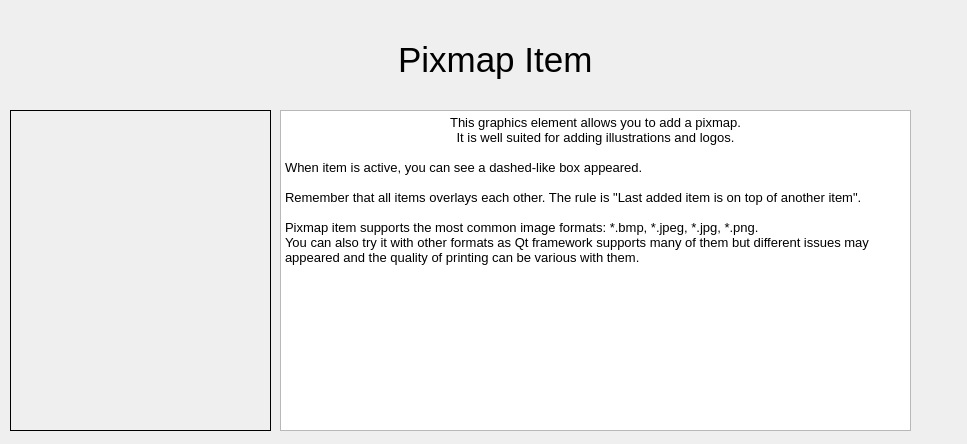
<?xml version="1.0" encoding="UTF-8"?>
<ui version="4.0">
 <class>WizardPage</class>
 <widget class="QWizardPage" name="WizardPage">
  <property name="geometry">
   <rect>
    <x>0</x>
    <y>0</y>
    <width>967</width>
    <height>444</height>
   </rect>
  </property>
  <property name="minimumSize">
   <size>
    <width>967</width>
    <height>444</height>
   </size>
  </property>
  <property name="baseSize">
   <size>
    <width>967</width>
    <height>444</height>
   </size>
  </property>
  <property name="windowTitle">
   <string>Introduction tutorial</string>
  </property>
  <property name="locale">
   <locale language="English" country="UnitedStates"/>
  </property>
  <widget class="QWidget" name="verticalLayoutWidget">
   <property name="geometry">
    <rect>
     <x>20</x>
     <y>20</y>
     <width>951</width>
     <height>80</height>
    </rect>
   </property>
   <layout class="QVBoxLayout" name="verticalLayout">
    <item alignment="Qt::AlignHCenter|Qt::AlignVCenter">
     <widget class="QLabel" name="label_17">
      <property name="font">
       <font>
        <pointsize>26</pointsize>
       </font>
      </property>
      <property name="text">
       <string>Pixmap Item</string>
      </property>
     </widget>
    </item>
   </layout>
  </widget>
  <widget class="QWidget" name="gridLayoutWidget">
   <property name="geometry">
    <rect>
     <x>280</x>
     <y>110</y>
     <width>631</width>
     <height>321</height>
    </rect>
   </property>
   <layout class="QGridLayout" name="gridLayout">
    <item row="0" column="1">
     <widget class="QTextBrowser" name="textBrowser">
      <property name="html">
       <string>&lt;!DOCTYPE HTML PUBLIC &quot;-//W3C//DTD HTML 4.0//EN&quot; &quot;http://www.w3.org/TR/REC-html40/strict.dtd&quot;&gt;
&lt;html&gt;&lt;head&gt;&lt;meta name=&quot;qrichtext&quot; content=&quot;1&quot; /&gt;&lt;style type=&quot;text/css&quot;&gt;
p, li { white-space: pre-wrap; }
&lt;/style&gt;&lt;/head&gt;&lt;body style=&quot; font-family:'Noto Sans'; font-size:10pt; font-weight:400; font-style:normal;&quot;&gt;
&lt;p align=&quot;center&quot; style=&quot; margin-top:0px; margin-bottom:0px; margin-left:0px; margin-right:0px; -qt-block-indent:0; text-indent:0px;&quot;&gt;This graphics element allows you to add a pixmap.&lt;/p&gt;
&lt;p align=&quot;center&quot; style=&quot; margin-top:0px; margin-bottom:0px; margin-left:0px; margin-right:0px; -qt-block-indent:0; text-indent:0px;&quot;&gt;It is well suited for adding illustrations and logos.&lt;/p&gt;
&lt;p align=&quot;center&quot; style=&quot;-qt-paragraph-type:empty; margin-top:0px; margin-bottom:0px; margin-left:0px; margin-right:0px; -qt-block-indent:0; text-indent:0px;&quot;&gt;&lt;br /&gt;&lt;/p&gt;
&lt;p style=&quot; margin-top:0px; margin-bottom:0px; margin-left:0px; margin-right:0px; -qt-block-indent:0; text-indent:0px;&quot;&gt;When item is active, you can see a dashed-like box appeared.&lt;/p&gt;
&lt;p style=&quot;-qt-paragraph-type:empty; margin-top:0px; margin-bottom:0px; margin-left:0px; margin-right:0px; -qt-block-indent:0; text-indent:0px;&quot;&gt;&lt;br /&gt;&lt;/p&gt;
&lt;p style=&quot; margin-top:0px; margin-bottom:0px; margin-left:0px; margin-right:0px; -qt-block-indent:0; text-indent:0px;&quot;&gt;Remember that all items overlays each other. The rule is &amp;quot;Last added item is on top of another item&amp;quot;.&lt;/p&gt;
&lt;p style=&quot;-qt-paragraph-type:empty; margin-top:0px; margin-bottom:0px; margin-left:0px; margin-right:0px; -qt-block-indent:0; text-indent:0px;&quot;&gt;&lt;br /&gt;&lt;/p&gt;
&lt;p style=&quot; margin-top:0px; margin-bottom:0px; margin-left:0px; margin-right:0px; -qt-block-indent:0; text-indent:0px;&quot;&gt;Pixmap item supports the most common image formats: *.bmp, *.jpeg, *.jpg, *.png.&lt;/p&gt;
&lt;p style=&quot; margin-top:0px; margin-bottom:0px; margin-left:0px; margin-right:0px; -qt-block-indent:0; text-indent:0px;&quot;&gt;You can also try it with other formats as Qt framework supports many of them but different issues may appeared and the quality of printing can be various with them.&lt;/p&gt;&lt;/body&gt;&lt;/html&gt;</string>
      </property>
     </widget>
    </item>
   </layout>
  </widget>
  <widget class="QLabel" name="label">
   <property name="geometry">
    <rect>
     <x>10</x>
     <y>110</y>
     <width>261</width>
     <height>321</height>
    </rect>
   </property>
   <property name="frameShape">
    <enum>QFrame::Box</enum>
   </property>
   <property name="text">
    <string/>
   </property>
   <property name="pixmap">
    <pixmap resource="../../stylesheets/wizard_image.qrc">:/images/wizard_images/graphicsScenePixmap.png</pixmap>
   </property>
   <property name="scaledContents">
    <bool>true</bool>
   </property>
  </widget>
 </widget>
 <resources>
  <include location="../../stylesheets/wizard_image.qrc"/>
 </resources>
 <connections/>
</ui>
